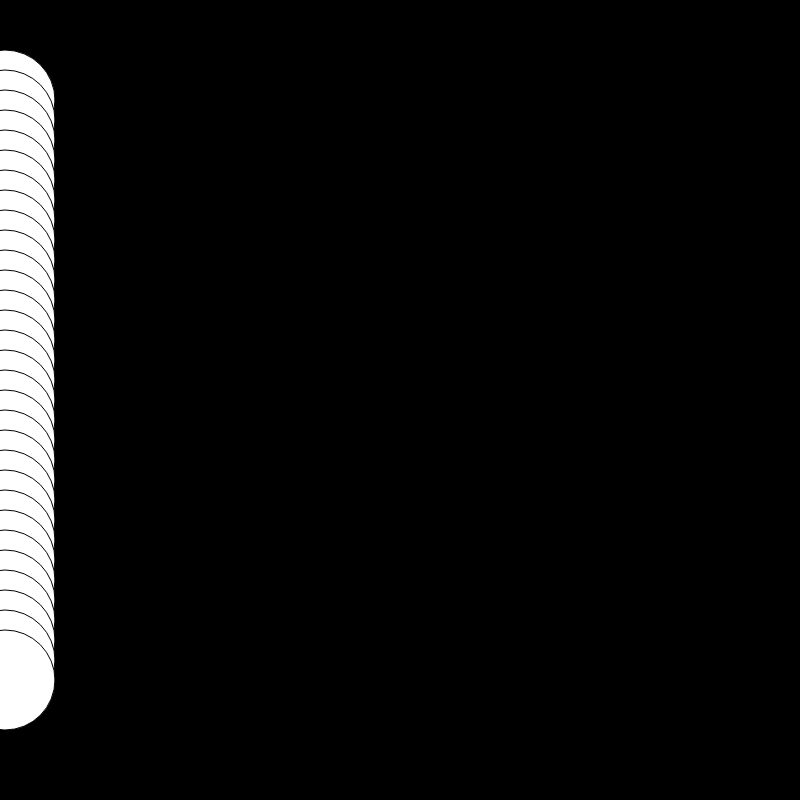
Frame 1 (no input)
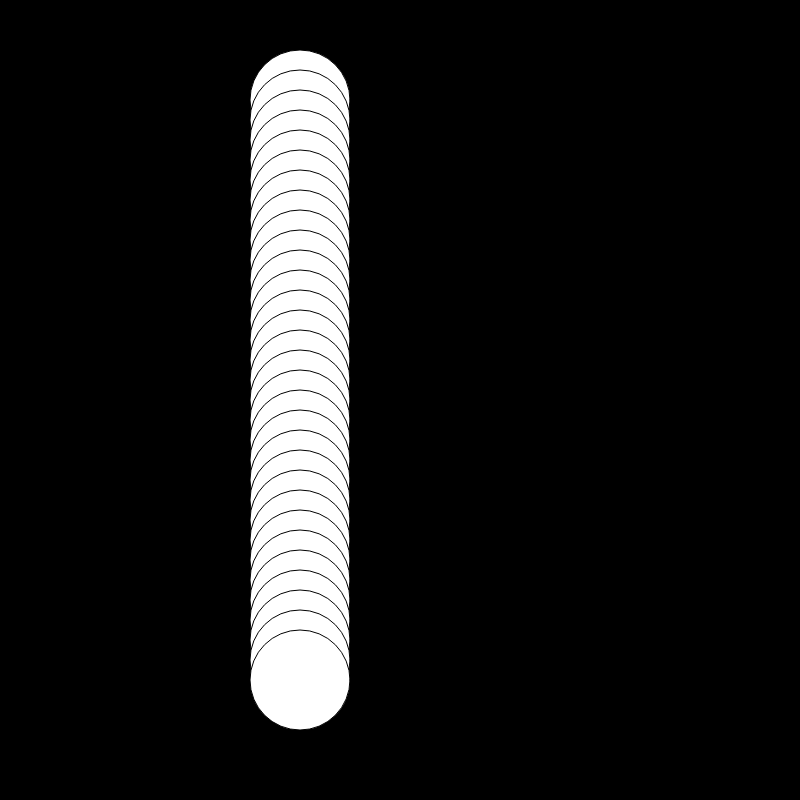
Frame 60 (no input)
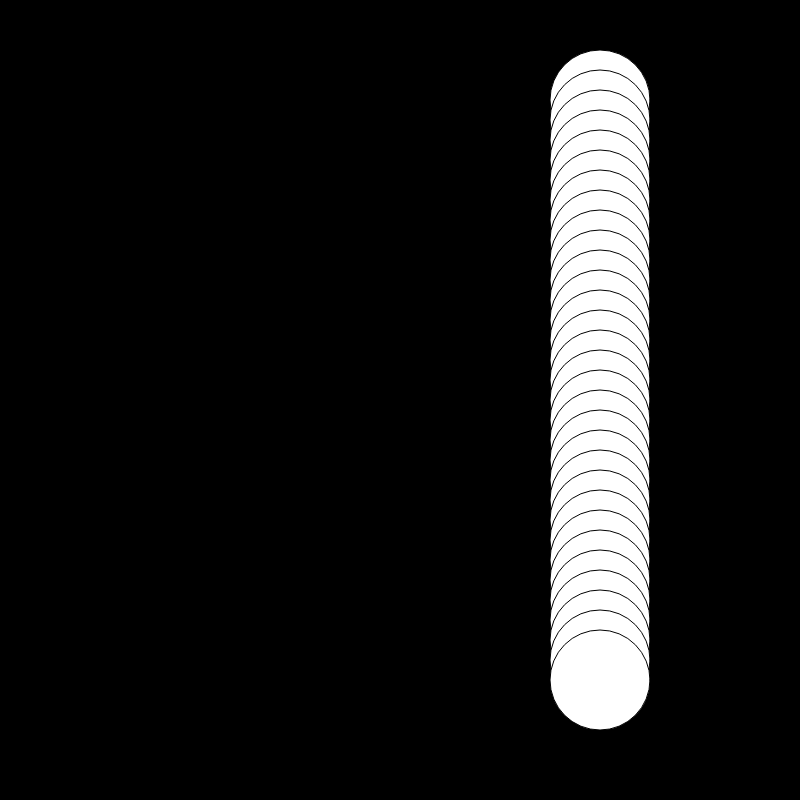
Frame 120 (the mouse pressed at the canvas centre since frame 60)

The p5.js sketch that drew these frames (run headless with seeded random() and noise() and a simulated clock; from frame 60 on, the mouse is pressed at the canvas centre):

// p5.js sketch
// ── sketch.js
// declare the variable x. tell p5 it exists
var x;

var changeX;

function setup() {
  createCanvas(800, 800);
  
  // initialize the value of the variable x
  x = 5;
  
  changeX = 5;
}

function draw() {
  
  // the for loop has three segments
  // 1) initialize a counter variable (var i=0;)
  // 2) condition under which the loop runs (i<8;) 
  //    -- if condition fails, e.g. i>=8, then loop terminates
  // 3) increment the counter variable
  
  background(0);
  fill(255);
  
  for (var i=0; i < 30; i++) {
    ellipse(x, 100 + 20 * i, 100, 100);
  }
  
  
  x = x + changeX;  
  
  
  // "if" statement
  // if the condition is true, run the code inside.
  // e.g. if x goes bigger than the width of the canvas, set it back to 0
  if (x > width) {
    changeX = -5;
  }
  
  if (x < 0) {
    changeX = 5;
  }
}
